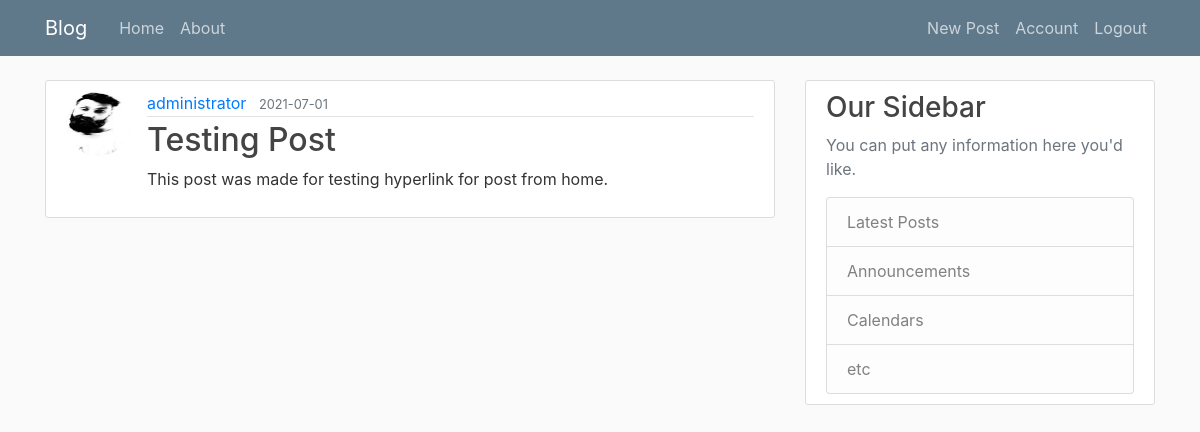
Screenshot of /post/2 (signed in) with the database file from the repository.
### blogger/models.py (models this page shows, shortened)
class User(db.Model, UserMixin):
    id = db.Column(db.Integer, primary_key=True)
    username = db.Column(db.String(20), unique=True, nullable=False)
    email = db.Column(db.String(120), unique=True, nullable=False)
    image_file = db.Column(db.String(20), nullable=False, default='default_image.jpg')
    password = db.Column(db.String(60), nullable=False)
    posts = db.relationship('Post', backref='author', lazy=True)

class Post(db.Model):
    id = db.Column(db.Integer, primary_key=True)
    title = db.Column(db.String(20), nullable=False)
    date_posted = db.Column(db.DateTime, nullable=False, default=datetime.utcnow)
    content = db.Column(db.Text, nullable=False)
    user_id = db.Column(db.Integer, db.ForeignKey('user.id'), nullable=False)

### blogger/posts/routes.py (the view)
@posts.route('/post/<int:idx>', methods=['POST', 'GET'])
@login_required
def view_post(idx):
    post = Post.query.get_or_404(idx)
    return render_template('post.html', title=post.title, post=post)

### blogger/models.py (called while the page is built)
@loginmanager.user_loader
def load_user(user_id):
    return User.query.get(int(user_id))

### blogger/templates/post.html (shortened to what this page needs)
{% extends "layout.html" %}
{% block content %}
  <article class="media content-section">
    <img class="rounded-circle article-img" src="{{ url_for('static', filename='profile_pics/' +
    post.author.image_file) }}">
    <div class="media-body">
      <div class="article-metadata">
        <a class="mr-2" href="{{ url_for('users.user_posts', username=post.author.username) }}">
          {{ post.author.username }}</a>
        <small class="text-muted">{{ post.date_posted.strftime('%Y-%m-%d') }}</small>
      </div>
      <h2 class="article-title">{{ post.title }}</h2>
      <p class="article-content">{{ post.content }}</p>
    </div>
  </article>
{% endblock content %}

### blogger/static/main.css (style rules this page uses)
body { background: #fafafa; color: #333333; margin-top: 5rem; }
h1, h2, h3, h4, h5, h6 { color: #444444; }
.content-section { background: #ffffff; padding: 10px 20px; border: 1px solid #dddddd; border-radius: 3px; margin-bottom: 20px; }
.article-title { color: #444444; }
.article-content { white-space: pre-line; }
.article-img { height: 65px; width: 65px; margin-right: 16px; }
.article-metadata { padding-bottom: 1px; margin-bottom: 4px; border-bottom: 1px solid #e3e3e3 }

### rows the page displays
User: image_file (picture), author.username "administrator"
Post: date_posted "2021-07-01", title "Testing Post", content "This post was made for testing hyperlink for post from home."
